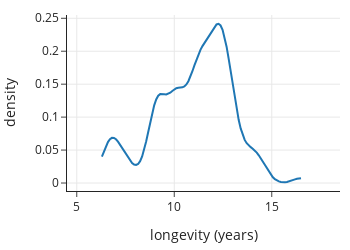

The cell this chart's notebook holds for it:
### Code cell
f2 = go.Figure(go.Scatter(x=xs, y=ys))

f2.update_xaxes(range=[4.5, 18.5], title="longevity (years)")
f2.update_yaxes(title="density")
f2.update_layout(showlegend=False,width=350, height=250)
f2.show()
